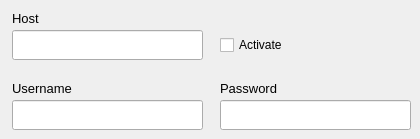
        <widget class="QWidget" name="tab_ftp">
         <attribute name="title">
          <string>FTP</string>
         </attribute>
         <widget class="QLabel" name="label_39">
          <property name="geometry">
           <rect>
            <x>12</x>
            <y>10</y>
            <width>141</width>
            <height>16</height>
           </rect>
          </property>
          <property name="font">
           <font>
            <pointsize>10</pointsize>
           </font>
          </property>
          <property name="text">
           <string>Host</string>
          </property>
         </widget>
         <widget class="QLabel" name="label_41">
          <property name="geometry">
           <rect>
            <x>220</x>
            <y>80</y>
            <width>191</width>
            <height>16</height>
           </rect>
          </property>
          <property name="font">
           <font>
            <pointsize>10</pointsize>
           </font>
          </property>
          <property name="text">
           <string>Password</string>
          </property>
         </widget>
         <widget class="QLineEdit" name="lineEdit_settings_ftp_host">
          <property name="geometry">
           <rect>
            <x>12</x>
            <y>30</y>
            <width>191</width>
            <height>30</height>
           </rect>
          </property>
         </widget>
         <widget class="QLineEdit" name="lineEdit_settings_ftp_username">
          <property name="geometry">
           <rect>
            <x>12</x>
            <y>100</y>
            <width>191</width>
            <height>30</height>
           </rect>
          </property>
         </widget>
         <widget class="QLabel" name="label_40">
          <property name="geometry">
           <rect>
            <x>12</x>
            <y>80</y>
            <width>191</width>
            <height>16</height>
           </rect>
          </property>
          <property name="font">
           <font>
            <pointsize>10</pointsize>
           </font>
          </property>
          <property name="text">
           <string>Username</string>
          </property>
         </widget>
         <widget class="QLineEdit" name="lineEdit_settings_ftp_password">
          <property name="geometry">
           <rect>
            <x>220</x>
            <y>100</y>
            <width>191</width>
            <height>30</height>
           </rect>
          </property>
         </widget>
         <widget class="QCheckBox" name="checkBox_settings_ftp_autoconnect">
          <property name="geometry">
           <rect>
            <x>220</x>
            <y>30</y>
            <width>141</width>
            <height>30</height>
           </rect>
          </property>
          <property name="text">
           <string>Activate</string>
          </property>
         </widget>
        </widget>
